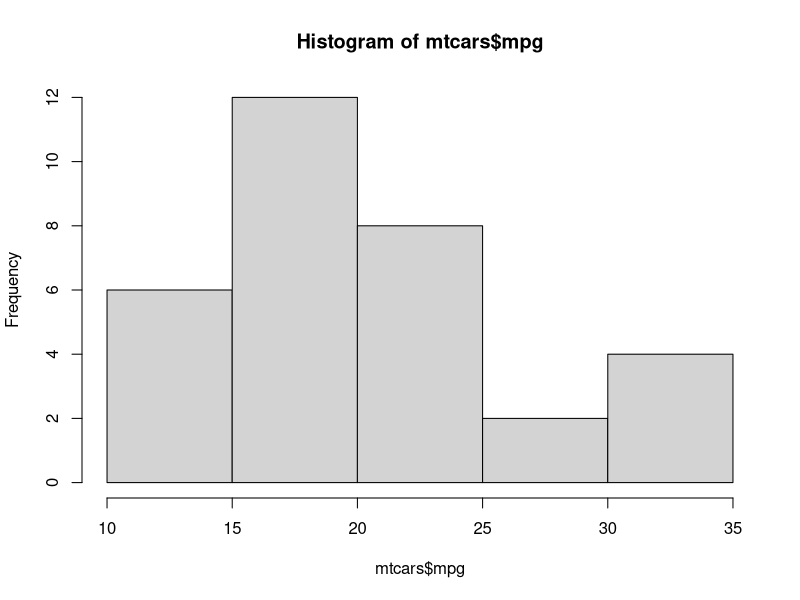
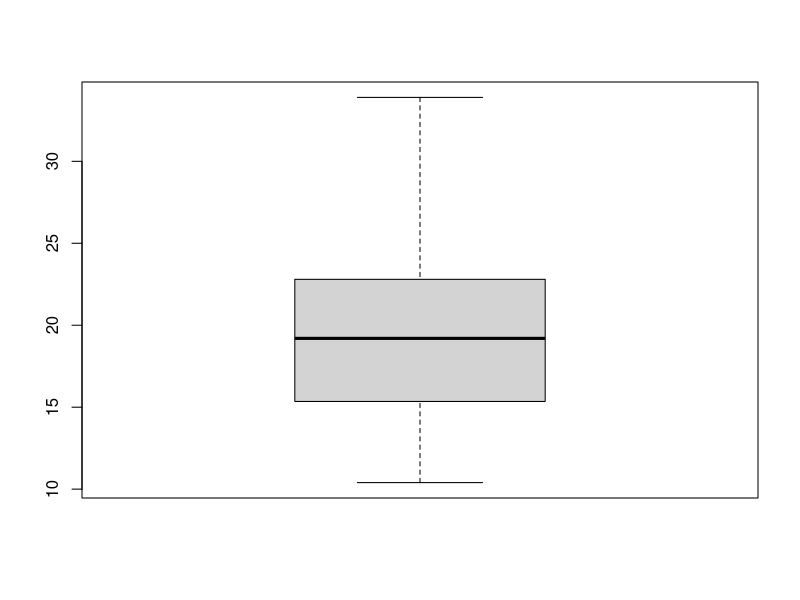
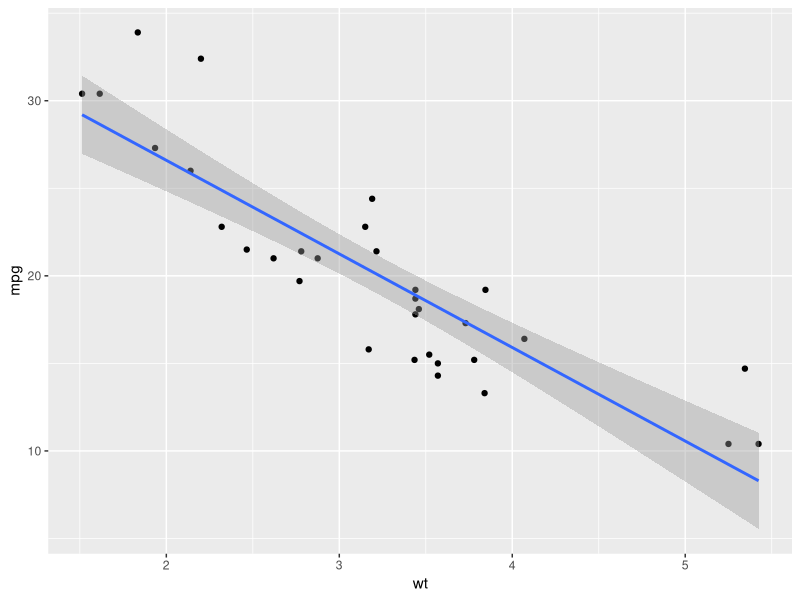

R code for these plots, in order:
data("mtcars")
help(mtacars)
??mtacars
head(mtcars)
head(mtcars, 10)
str(mtcars)
summary(mtcars)
mtcars$mpg
stem(mtcars$mpg)
hist(mtcars$mpg)
boxplot(mtcars$mpg)

fit = lm(mpg ~ wt, data = mtcars)
summary(fit)

coef(summary(fit))

co = coef(summary(fit))

co[, 1]

co[, 4]

predict(fit)

summary(fit)

37.2851 + (-5.3445)*4.5

newcar = data.frame(wt=4.5)
predict(fit, newcar)

library(ggplot2)
ggplot(mtcars, aes(x=wt, y=mpg)) + geom_point() + geom_smooth(method = "lm")
